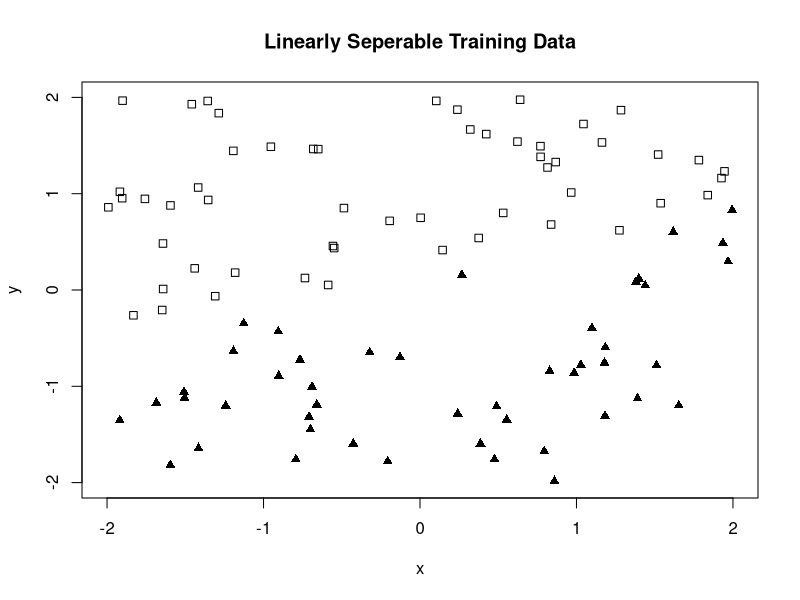
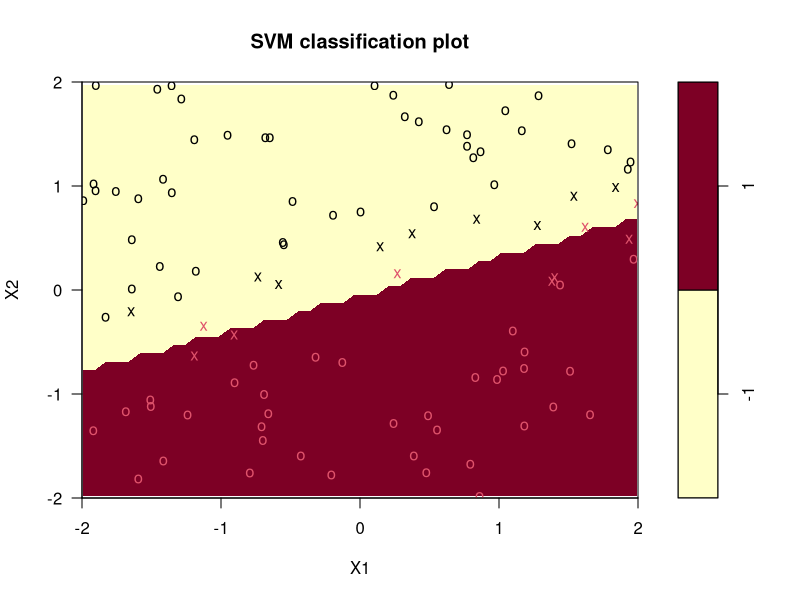

The R source for these figures, in order:

#load the e1071 library
library("e1071")

# This function generates linearly-separable data in two dimensions.
#  a,b,c: the coefficients of x, y, and the bias
#  xmin, xmax: bounds on x values
#  ymin, ymax: bounds on y values
#  npts: number of sample points to generate
sample_linear_data = function(a, b, c, xmin, xmax, ymin, ymax, npts)
{
	#initialize arrays to hold data
	xy = array(0, dim=c(npts, 2))
	cls = array(0, dim=c(npts, 1))
	nGenPnts = 0;
	#create sample data points
	while (nGenPnts < npts) {
		#generate random (x,y) location within bounds
		x = runif(1, min=xmin, max=xmax) #generate uniform random numbers between xmin and xmax
		y = runif(1, min=ymin, max=ymax) #generate uniform random numbers between ymin and ymax
		
		#compute margin of (x,y)
		z = a*x + b*y + c
		
		#compute class of (x,y)
		xyCls = sign(z)
		
		#save point
		xy[nGenPnts+1, 1] = x
		xy[nGenPnts+1, 2] = y
		cls[nGenPnts+1] = xyCls
		nGenPnts = nGenPnts + 1
	}
	#convert locations and classes into a data frame
	ds = data.frame(xy, cls=as.factor(cls))

	return(ds)
}

# Plot a dataset returned from sample_linear_data
#  ds: the dataset
#  title: the plot title
plot_data = function(ds, title="Dataset")
{
	x = ds[ , 1]
	y = ds[ , 2]
	cls = ds$cls
	
	c1 = cls == levels(cls)[1]
	c2 = cls == levels(cls)[2]
	
	plot(x[c1], y[c1], type="p", pch=0, main=title, xlab="x", ylab="y", ylim=c(-2, 2), xlim=c(-2, 2))
	points(x[c2], y[c2], pch=17)	
}


#compute the zero-one loss, the proportion of mis-classified values
zero_one_loss = function(pred_vals, real_vals)
{
   #convert factors to numeric values
   pred_vals = as.numeric(pred_vals)
   real_vals = as.numeric(real_vals)

   loss = 0	
	#each mis-classification adds one to the sum
	for (i in 1:length(pred_vals)) {
		if (pred_vals[i] != real_vals[i]) {
			loss = loss + 1
		}	
	}
	
	#normalize the loss by the # of predicted values, turning it into a proportion
	result = loss/length(pred_vals)
   return(result)
}


#generate some sample linear data
a = 0.1
b = -0.3
c = 0.05
npts = 100
trainingData = sample_linear_data(a, b, c, -2, 2, -2, 2, npts)

#visualize the sample data
plot_data(trainingData, "Linearly Seperable Training Data")

#train a simple linear SVM on the data
svmModel = svm(cls ~ ., data=trainingData, kernel="linear")
summary(svmModel)

#use the built-in plot.svm function to display decision boundary
#and support vectors
X11() #quartz() on mac, windows() on MS windows - opens a new plot window
plot(svmModel, trainingData, X2 ~ X1, ylim=c(-2, 2), xlim=c(-2, 2))

#create 30 test data points for validation
testData = sample_linear_data(a, b, c, -2, 2, -2, 2, 30)

#predict the output of the test data
predClasses = predict(svmModel, testData)

#compute the prediction performance
perf = zero_one_loss(predClasses, testData$cls)

perfStr = sprintf('SVM Performance: %0.1f%% incorrect predictions on test data', perf*100)
print(perfStr)


